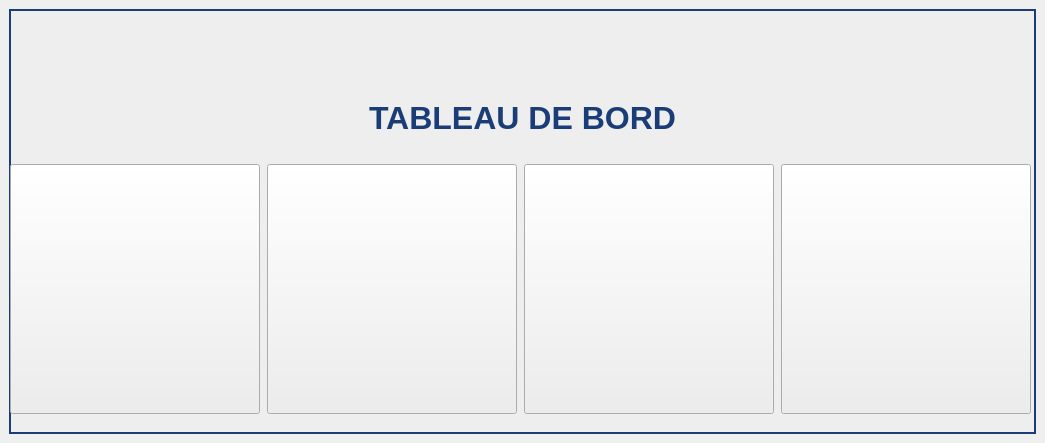
<?xml version="1.0" encoding="UTF-8"?>
<ui version="4.0">
    <class>MainWindowGest</class>
    <widget class="QMainWindow" name="MainWindowGest">
        <property name="geometry">
            <rect>
                <x>0</x>
                <y>0</y>
                <width>1045</width>
                <height>443</height>
            </rect>
        </property>
        <property name="windowTitle">
            <string>MainWindow</string>
        </property>
        <widget class="QWidget" name="centralwidget">
            <layout class="QVBoxLayout" name="verticalLayout_8">
                <property name="spacing">
                    <number>0</number>
                </property>
                <item>
                    <widget class="QWidget" name="widget_2" native="true">
                        <property name="styleSheet">
                            <string notr="true">border-top: 2px solid ;
                                border-left: 2px solid;
                                border-right: 2px solid ;
                                background-color: rgb(238, 238, 238);
                                border-color: rgb(26, 61, 119);
                            </string>
                        </property>
                        <layout class="QVBoxLayout" name="verticalLayout_2">
                            <item>
                                <spacer name="verticalSpacer">
                                    <property name="orientation">
                                        <enum>Qt::Vertical</enum>
                                    </property>
                                    <property name="sizeType">
                                        <enum>QSizePolicy::Fixed</enum>
                                    </property>
                                    <property name="sizeHint" stdset="0">
                                        <size>
                                            <width>20</width>
                                            <height>80</height>
                                        </size>
                                    </property>
                                </spacer>
                            </item>
                            <item>
                                <widget class="QLabel" name="label">
                                    <property name="font">
                                        <font>
                                            <pointsize>24</pointsize>
                                            <weight>75</weight>
                                            <bold>true</bold>
                                            <underline>false</underline>
                                        </font>
                                    </property>
                                    <property name="styleSheet">
                                        <string notr="true">color: rgb(26, 61, 119);
                                            background-color: rgb(238, 238, 238);
                                            border-top: 2px solid;
                                            border-left: 2px solid;
                                            border-right: 2px solid;
                                            border-color:rgb(238, 238, 238);
                                        </string>
                                    </property>
                                    <property name="text">
                                        <string>TABLEAU DE BORD</string>
                                    </property>
                                    <property name="alignment">
                                        <set>Qt::AlignCenter</set>
                                    </property>
                                </widget>
                            </item>
                        </layout>
                    </widget>
                </item>
                <item>
                    <widget class="QWidget" name="widget" native="true">
                        <property name="styleSheet">
                            <string notr="true">border-bottom: 2px solid;
                                border-left: 2px solid;
                                border-right: 2px solid;
                                border-color:rgb(26, 61, 119);
                                background-color: rgb(238, 238, 238);
                            </string>
                        </property>
                        <layout class="QVBoxLayout" name="verticalLayout" stretch="0">
                            <property name="leftMargin">
                                <number>0</number>
                            </property>
                            <property name="topMargin">
                                <number>0</number>
                            </property>
                            <property name="rightMargin">
                                <number>0</number>
                            </property>
                            <property name="bottomMargin">
                                <number>0</number>
                            </property>
                            <item>
                                <layout class="QHBoxLayout" name="horizontalLayout_2">
                                    <item>
                                        <widget class="QPushButton" name="pushButtonMembres">
                                            <property name="sizePolicy">
                                                <sizepolicy hsizetype="Expanding" vsizetype="Expanding">
                                                    <horstretch>0</horstretch>
                                                    <verstretch>0</verstretch>
                                                </sizepolicy>
                                            </property>
                                            <property name="minimumSize">
                                                <size>
                                                    <width>250</width>
                                                    <height>250</height>
                                                </size>
                                            </property>
                                            <property name="maximumSize">
                                                <size>
                                                    <width>250</width>
                                                    <height>250</height>
                                                </size>
                                            </property>
                                            <property name="font">
                                                <font>
                                                    <pointsize>14</pointsize>
                                                    <weight>50</weight>
                                                    <bold>false</bold>
                                                </font>
                                            </property>
                                            <property name="cursor">
                                                <cursorShape>PointingHandCursor</cursorShape>
                                            </property>
                                            <property name="styleSheet">
                                                <string notr="true"/>
                                            </property>
                                            <property name="text">
                                                <string/>
                                            </property>
                                            <property name="icon">
                                                <iconset resource="resources_main_gest.qrc">
                                                    <normaloff>:/hhh/membres.png</normaloff>:/hhh/membres.png
                                                </iconset>
                                            </property>
                                            <property name="iconSize">
                                                <size>
                                                    <width>320</width>
                                                    <height>250</height>
                                                </size>
                                            </property>
                                            <property name="checkable">
                                                <bool>true</bool>
                                            </property>
                                        </widget>
                                    </item>
                                    <item>
                                        <widget class="QPushButton" name="pushButtonAbonnements">
                                            <property name="sizePolicy">
                                                <sizepolicy hsizetype="Expanding" vsizetype="Expanding">
                                                    <horstretch>0</horstretch>
                                                    <verstretch>0</verstretch>
                                                </sizepolicy>
                                            </property>
                                            <property name="minimumSize">
                                                <size>
                                                    <width>250</width>
                                                    <height>250</height>
                                                </size>
                                            </property>
                                            <property name="maximumSize">
                                                <size>
                                                    <width>250</width>
                                                    <height>250</height>
                                                </size>
                                            </property>
                                            <property name="font">
                                                <font>
                                                    <pointsize>14</pointsize>
                                                    <weight>50</weight>
                                                    <bold>false</bold>
                                                </font>
                                            </property>
                                            <property name="cursor">
                                                <cursorShape>PointingHandCursor</cursorShape>
                                            </property>
                                            <property name="styleSheet">
                                                <string notr="true"/>
                                            </property>
                                            <property name="text">
                                                <string/>
                                            </property>
                                            <property name="icon">
                                                <iconset resource="resources_main_gest.qrc">
                                                    <normaloff>:/hhh/Abonnements.png</normaloff>:/hhh/Abonnements.png
                                                </iconset>
                                            </property>
                                            <property name="iconSize">
                                                <size>
                                                    <width>320</width>
                                                    <height>250</height>
                                                </size>
                                            </property>
                                            <property name="checkable">
                                                <bool>true</bool>
                                            </property>
                                        </widget>
                                    </item>
                                    <item>
                                        <widget class="QPushButton" name="pushButtonEdt">
                                            <property name="sizePolicy">
                                                <sizepolicy hsizetype="Expanding" vsizetype="Expanding">
                                                    <horstretch>0</horstretch>
                                                    <verstretch>0</verstretch>
                                                </sizepolicy>
                                            </property>
                                            <property name="minimumSize">
                                                <size>
                                                    <width>250</width>
                                                    <height>250</height>
                                                </size>
                                            </property>
                                            <property name="maximumSize">
                                                <size>
                                                    <width>250</width>
                                                    <height>250</height>
                                                </size>
                                            </property>
                                            <property name="font">
                                                <font>
                                                    <pointsize>14</pointsize>
                                                    <weight>50</weight>
                                                    <bold>false</bold>
                                                </font>
                                            </property>
                                            <property name="cursor">
                                                <cursorShape>PointingHandCursor</cursorShape>
                                            </property>
                                            <property name="styleSheet">
                                                <string notr="true"/>
                                            </property>
                                            <property name="text">
                                                <string/>
                                            </property>
                                            <property name="icon">
                                                <iconset resource="resources_main_gest.qrc">
                                                    <normaloff>:/hhh/EDT.png</normaloff>:/hhh/EDT.png
                                                </iconset>
                                            </property>
                                            <property name="iconSize">
                                                <size>
                                                    <width>320</width>
                                                    <height>250</height>
                                                </size>
                                            </property>
                                            <property name="checkable">
                                                <bool>true</bool>
                                            </property>
                                        </widget>
                                    </item>
                                    <item>
                                        <widget class="QPushButton" name="pushButtonLosts">
                                            <property name="sizePolicy">
                                                <sizepolicy hsizetype="Expanding" vsizetype="Expanding">
                                                    <horstretch>0</horstretch>
                                                    <verstretch>0</verstretch>
                                                </sizepolicy>
                                            </property>
                                            <property name="minimumSize">
                                                <size>
                                                    <width>250</width>
                                                    <height>250</height>
                                                </size>
                                            </property>
                                            <property name="maximumSize">
                                                <size>
                                                    <width>250</width>
                                                    <height>250</height>
                                                </size>
                                            </property>
                                            <property name="font">
                                                <font>
                                                    <pointsize>14</pointsize>
                                                    <weight>50</weight>
                                                    <bold>false</bold>
                                                </font>
                                            </property>
                                            <property name="cursor">
                                                <cursorShape>PointingHandCursor</cursorShape>
                                            </property>
                                            <property name="styleSheet">
                                                <string notr="true"/>
                                            </property>
                                            <property name="text">
                                                <string/>
                                            </property>
                                            <property name="icon">
                                                <iconset resource="resources_main_gest.qrc">
                                                    <normaloff>:/hhh/losts.png</normaloff>:/hhh/losts.png
                                                </iconset>
                                            </property>
                                            <property name="iconSize">
                                                <size>
                                                    <width>320</width>
                                                    <height>250</height>
                                                </size>
                                            </property>
                                            <property name="checkable">
                                                <bool>true</bool>
                                            </property>
                                        </widget>
                                    </item>
                                </layout>
                            </item>
                        </layout>
                    </widget>
                </item>
            </layout>
        </widget>
    </widget>
    <resources>
        <include location="resources_main_gest.qrc"/>
    </resources>
    <connections/>
</ui>
